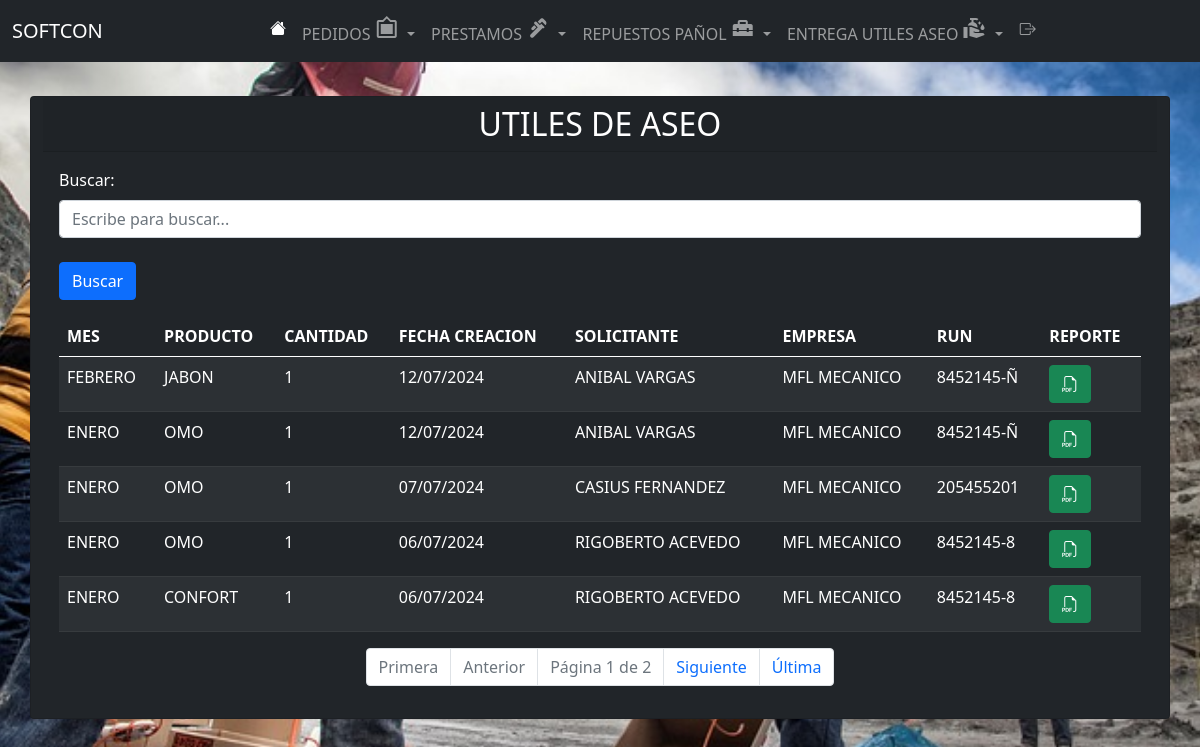
Page /lista_utilesaseo/ (signed in) on the committed database.
### app/models.py (models this page shows, shortened)
class Utilesaseo(models.Model):
    STATUS_CHOICES = [
        ('ENERO', 'ENERO'),
        ('FEBRERO', 'FEBRERO'),
        ('MARZO', 'MARZO'),
        ('ABRIL', 'ABRIL'),
        ('MAYO', 'MAYO'),
        ('JUNIO', 'JUNIO'),
        ('JULIO', 'JULIO'),
        ('AGOSTO', 'AGOSTO'),
        ('SEPTIEMBRE', 'SEPTIEMBRE'),
        ('OCTUBRE', 'OCTUBRE'),
        ('NOVIEMBRE', 'NOVIEMBRE'),
        ('DICIEMBRE', 'DICIEMBRE'),
    ]
    STATUS_CHOICES1 = [
        ('OMO', 'OMO'),
        ('JABON', 'JABON'),
        ('CONFORT', 'CONFORT'),
    ]
    mes = models.CharField(max_length=20, choices=STATUS_CHOICES, default='ENERO')
    producto = models.CharField(max_length=20, choices=STATUS_CHOICES1, default='OMO')
    cantidad = models.PositiveIntegerField()
    fecha_creacion = models.DateField(auto_now_add=True)
    nombre_solicitante = models.ForeignKey(Obrero, related_name="utilesaseo", on_delete=models.CASCADE, verbose_name="Obrero")
    empresa = models.ForeignKey(Empresa, related_name="utilesaseo", on_delete=models.CASCADE, verbose_name="empresa")
    run = models.CharField(max_length=100)

class Obrero(models.Model):
    nombre = models.CharField(max_length=100)
    def __str__(self):
        return self.nombre

class Empresa(models.Model):
    nombre = models.CharField(max_length=100)
    def __str__(self):
        return self.nombre

### app/views.py (the view, shortened to what this page needs)
# urls.py: path('lista_utilesaseo/', lista_utilesaseo, name='lista_utilesaseo'),
@login_required
def lista_utilesaseo(request):
    search_term = request.GET.get('buscar', '')
    utilesaseos_list = Utilesaseo.objects.all()
    utilesaseos_list = utilesaseos_list.order_by('-fecha_creacion')
    paginator = Paginator(utilesaseos_list, 5)
    page_number = request.GET.get('page')
    page_obj = paginator.get_page(page_number)
    context = {
        'utilesaseos': page_obj,
        'search_term': search_term,
    }
    return render(request, 'app/lista_utilesaseo.html', context)

### app/templates/app/lista_utilesaseo.html (shortened to what this page needs)
{% extends 'app/base.html' %}
{% load static %}
{% block content %}
<br><br><br><br>
<div class="container">
  <div class="row justify-content-center">
    <div class="card bg-dark text-white">
      <h2 class="card-header text-center">UTILES DE ASEO</h2>
      <div class="card-body">
        <div class="mb-3">
          <form method="GET" action="{% url 'lista_utilesaseo' %}">
            <label for="buscar" class="form-label">Buscar:</label>
            <input type="text" class="form-control" id="buscar" name="buscar" placeholder="Escribe para buscar..."
              value="{{ search_term }}">
            <br>
            <button type="submit" class="btn btn-primary">Buscar</button>
          </form>
        </div>
        <div class="table-responsive">
          <table id="example" class="table mx-auto table-dark table-striped">
            <thead>
              <tr>
                <th scope="col">MES</th>
                <th scope="col">PRODUCTO</th>
                <th scope="col">CANTIDAD</th>
                <th scope="col">FECHA CREACION</th>
                <th scope="col">SOLICITANTE</th>
                <th scope="col">EMPRESA</th>
                <th scope="col">RUN</th>
                <th scope="col">REPORTE</th>
              </tr>
            </thead>
            <tbody>
              {% for utilesaseo in utilesaseos %}
              <tr>
                <td>{{ utilesaseo.mes }}</td>
                <td>{{ utilesaseo.producto }}</td>
                <td>{{ utilesaseo.cantidad }}</td>
                <td>{{ utilesaseo.fecha_creacion|date:"d/m/Y" }}</td>
                <td>{{ utilesaseo.nombre_solicitante }}</td>
                <td>{{ utilesaseo.empresa }}</td>
                <td>{{ utilesaseo.run }}</td>
                <td><a href="{% url 'generar_pdf_utiles_aseo' %}?buscar={{ search_term }}"
                    class="btn btn-success"><i class="bi bi-filetype-pdf"></i></a></td>
              </tr>
              {% endfor %}
            </tbody>
          </table>
        </div>
        <div class="pagination d-flex justify-content-center">
          <nav aria-label="Page navigation">
            <ul class="pagination">
              {% if utilesaseos.has_previous %}
                <li class="page-item">
                  <a class="page-link" href="?page=1&buscar={{ search_term }}">Primera</a>
                </li>
                <li class="page-item">
                  <a class="page-link" href="?page={{ utilesaseos.previous_page_number }}&buscar={{ search_term }}">Anterior</a>
                </li>
              {% else %}
                <li class="page-item disabled">
                  <span class="page-link">Primera</span>
                </li>
                <li class="page-item disabled">
                  <span class="page-link">Anterior</span>
                </li>
              {% endif %}
              <li class="page-item disabled">
                <span class="page-link">Página {{ utilesaseos.number }} de {{ utilesaseos.paginator.num_pages }}</span>
              </li>
              {% if utilesaseos.has_next %}
                <li class="page-item">
                  <a class="page-link" href="?page={{ utilesaseos.next_page_number }}&buscar={{ search_term }}">Siguiente</a>
                </li>
                <li class="page-item">
                  <a class="page-link" href="?page={{ utilesaseos.paginator.num_pages }}&buscar={{ search_term }}">Última</a>
                </li>
              {% endif %}
            </ul>
          </nav>
        </div>
      </div>
    </div>
  </div>
</div>
{% endblock %}

### rows in the picture
Utilesaseo: mes "FEBRERO", producto "JABON", cantidad "1", fecha_creacion "12/07/2024", nombre_solicitante "ANIBAL VARGAS", empresa "MFL MECANICO", run "8452145-Ñ"
Utilesaseo: mes "ENERO", producto "OMO", cantidad "1", fecha_creacion "12/07/2024", nombre_solicitante "ANIBAL VARGAS", empresa "MFL MECANICO", run "8452145-Ñ"
Utilesaseo: mes "ENERO", producto "OMO", cantidad "1", fecha_creacion "07/07/2024", nombre_solicitante "CASIUS FERNANDEZ", empresa "MFL MECANICO", run "205455201"
Utilesaseo: mes "ENERO", producto "OMO", cantidad "1", fecha_creacion "06/07/2024", nombre_solicitante "RIGOBERTO ACEVEDO", empresa "MFL MECANICO", run "8452145-8"
Utilesaseo: mes "ENERO", producto "CONFORT", cantidad "1", fecha_creacion "06/07/2024", nombre_solicitante "RIGOBERTO ACEVEDO", empresa "MFL MECANICO", run "8452145-8"

### other values in the picture
{{ utilesaseos.number }} "1"
{{ utilesaseos.paginator.num_pages }} "2"
